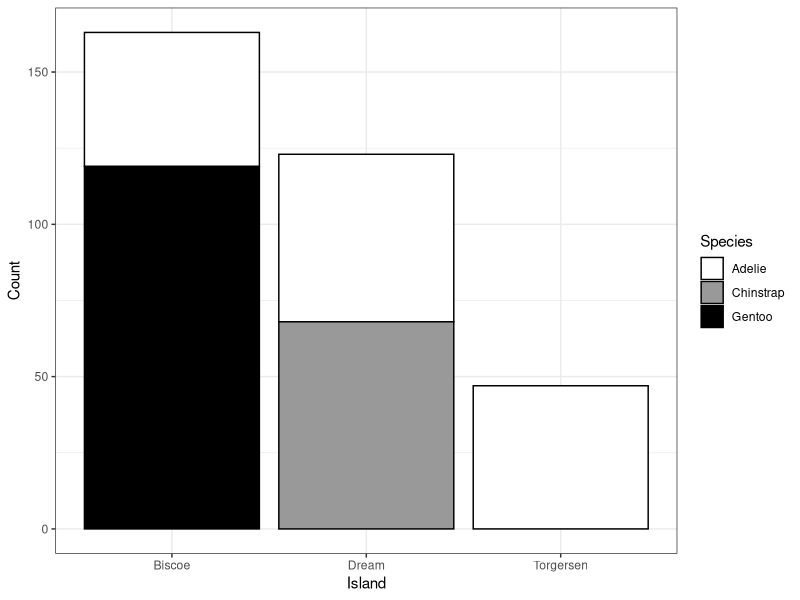
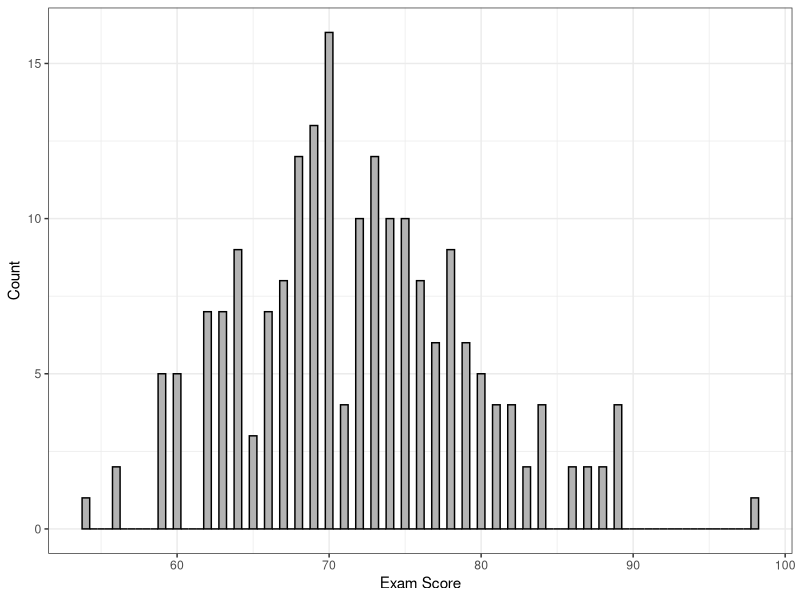
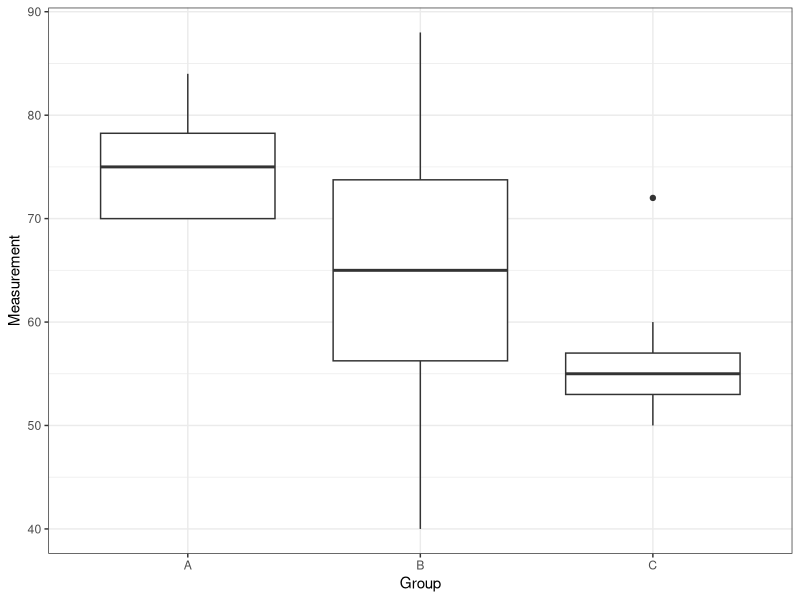
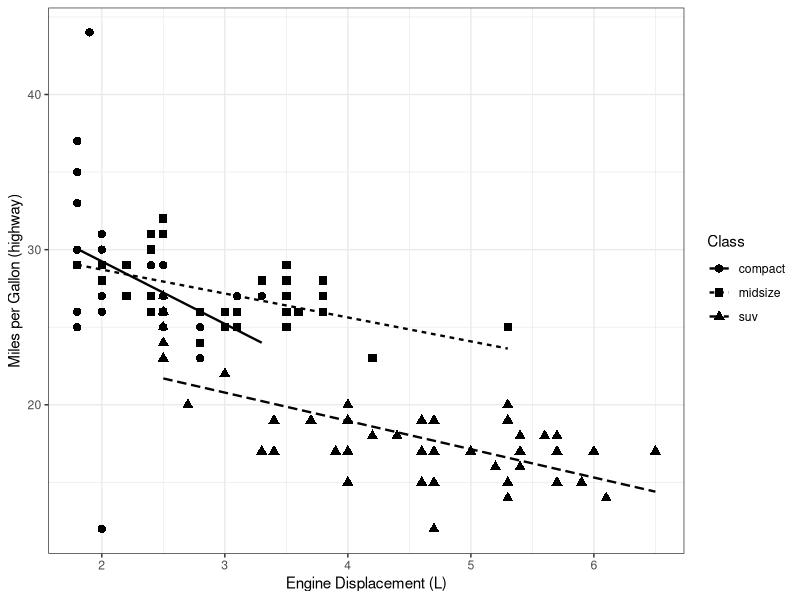
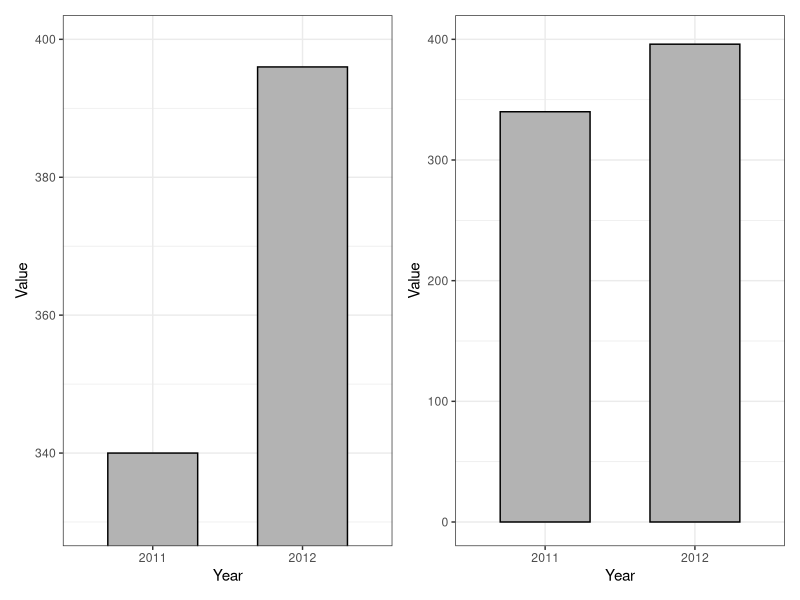
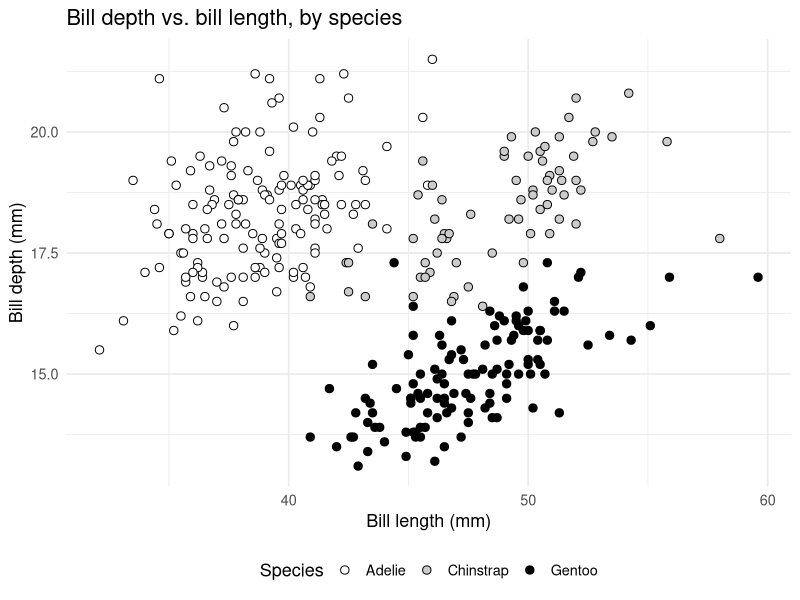

These charts were generated, in order, by the following R code:
## ---- chunk 1
#| include: false
library(tidyverse)
theme_set(theme_bw())
library(patchwork)
library(ggridges)
library(here)

library(palmerpenguins)
data(penguins)
penguins <- na.omit(penguins)

mpg_n5 <- filter(mpg, cyl != 5)
## ---- chunk 2
#| echo: false
library(dplyr)

tribble(
  ~student_id, ~program,    ~hours_studied, ~exam_score,
  101,         "Biology",   6,              78,
  102,         "Music",     3,              65,
  103,         "Economics", 8,              88,
  104,         "Biology",   4,              70,
  105,         "Economics", 5,              74,
  106,         "Music",     7,              82,
  107,         "Biology",   9,              91,
  108,         "Economics", 2,              60
) |>
  knitr::kable()
## ---- chunk 3
#| fig-width: 5
#| fig-height: 3.5
#| message: false
ggplot(penguins) +
  aes(x = island, fill = species) +
  geom_bar(colour = 1) +
  scale_fill_manual(values = c("white", "grey60", "black")) +
  labs(x = "Island", y = "Count", fill = "Species")
## ---- chunk 4
#| fig-width: 6
#| fig-height: 3.2
#| message: false
set.seed(123)
scores <- tibble(score = round(rnorm(200, mean = 72, sd = 8)))

ggplot(scores) +
  aes(x = score) +
  geom_histogram(binwidth = 0.5, fill = "grey70", colour = 1) +
  labs(x = "Exam Score", y = "Count")
## ---- chunk 5
#| fig-width: 6
#| fig-height: 3.6
A <- c(70, 70, 70, 70, 70, 70, 70, 75, 75, 76, 77, 78, 79, 80, 82, 84)
B <- c(40, 46, 50, 54, 57, 60, 62, 64, 66, 68, 70, 73, 76, 79, 83, 88)
C <- c(50, 51, 52, 53, 53, 54, 54, 55, 55, 56, 56, 57, 57, 58, 59, 60, 72)

boxdat <- tibble(
  group = rep(c("A", "B", "C"), c(length(A), length(B), length(C))),
  value = c(A, B, C)
)

ggplot(boxdat) +
  aes(x = group, y = value) +
  geom_boxplot() +
  labs(x = "Group", y = "Measurement")
## ---- chunk 6
#| fig-width: 8
#| fig-height: 3.8
#| message: false
veh <- mpg |>
  select(displ, hwy, class) |>
  filter(class %in% c("compact", "midsize", "suv")) |>
  bind_rows(tibble(displ = 2.0, hwy = 12, class = "compact"))

ggplot(veh) +
  aes(x = displ, y = hwy, shape = class, linetype = class) +
  geom_point(size = 2.5) +
  geom_smooth(method = "lm", formula = y ~ x, se = FALSE,
    colour = "black", linewidth = 0.8) +
  scale_shape_manual(values = c(16, 15, 17)) +
  labs(
    x = "Engine Displacement (L)",
    y = "Miles per Gallon (highway)",
    shape = "Class", linetype = "Class"
  )
## ---- chunk 7
#| fig-width: 9
#| fig-height: 3.4
dat13 <- tibble(year = c("2011", "2012"), value = c(340, 396))

p_left <- ggplot(dat13) +
  aes(x = year, y = value) +
  geom_col(fill = "grey70", colour = 1, width = 0.6) +
  coord_cartesian(ylim = c(330, 400)) +
  labs(x = "Year", y = "Value")

p_right <- ggplot(dat13) +
  aes(x = year, y = value) +
  geom_col(fill = "grey70", colour = 1, width = 0.6) +
  coord_cartesian(ylim = c(0, 400)) +
  labs(x = "Year", y = "Value")

p_left + p_right
## ---- chunk 8
library(palmerpenguins)
data(penguins)
penguins <- na.omit(penguins)

ggplot(penguins, aes(x = bill_length_mm, y = bill_depth_mm, fill = species)) +
  geom_point(shape = 21, size = 2.5, color = "black", alpha = 1) +
  scale_fill_manual(values = c("white", "grey80", "black")) +
  labs(
    x = "Bill length (mm)",
    y = "Bill depth (mm)",
    fill = "Species",
    title = "Bill depth vs. bill length, by species"
  ) +
  theme_minimal(base_size = 13) +
  theme(legend.position = "bottom", legend.direction = "horizontal")
